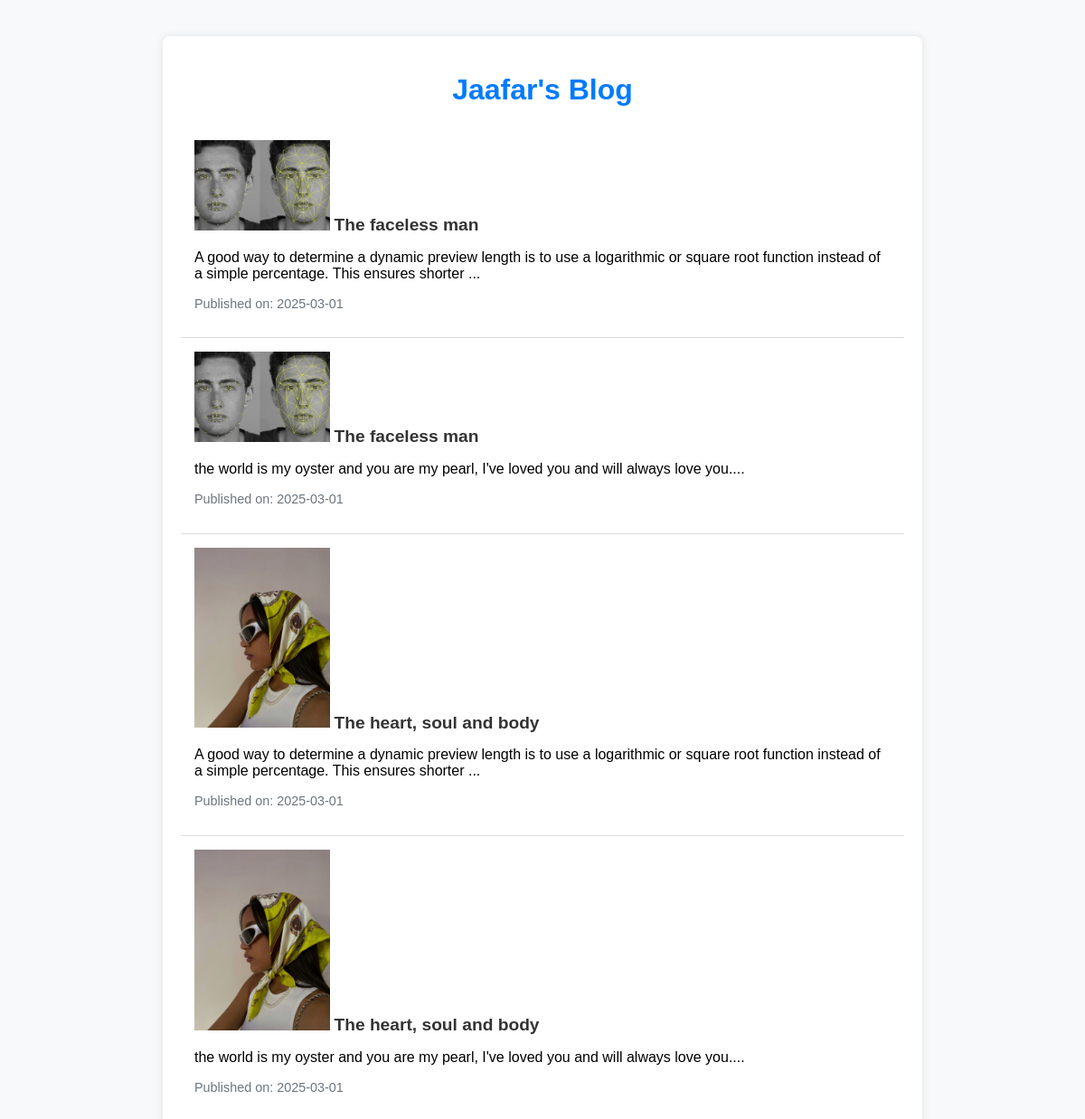
The page / on the database its author committed.
### tables this page shows
CREATE TABLE blog_data (
                id INTEGER PRIMARY KEY AUTOINCREMENT,
                blog_title TEXT,
                blog_details TEXT,
                blog_date TEXT,
                blog_id TEXT,
                blog_thumbnail TEXT
            );

### app.py (the view)
@app.route('/')
def hello():
    with sqlite3.connect(DB_PATH) as conn:
        blogs = conn.execute(
        """
            SELECT * FROM blog_data ORDER BY id DESC
        """).fetchall()
        blog_details = conn.execute(
        """
            SELECT blog_details FROM blog_data ORDER BY id DESC
        """).fetchall()
        def cut(content):
            lis = []
            for i in content:
                a = i[0]
                l = math.ceil(30 + math.log(len(a)) * 20)
                a = a[0:l] + "..."
                lis.append(a)
            return lis
        content = cut(blog_details)
    return render_template('bloglist.html', blogs=blogs, name=name, content=content)

### templates/bloglist.html (shortened to what this page needs)
<!DOCTYPE html>
<html lang="en">
  <head>
  </head>
  <body>
    <div class="container">
      {% if name %}
      <h1>{{name}}'s Blog</h1>
      {% else %}
      <h1>My Blog</h1>
      {% endif %} {% if blogs %}
      <ul class="blog-list">
        {% for blog in blogs %} {% for content in content %}
        <li class="blog-item">
          <img
            src="{{ url_for('static', filename='uploads/' + blog[5]) }}"
            width="150"
            alt="Blog Thumbnail"
          />
          <a
            href="{{ url_for('view_blog', blog_id=blog[4]) }}"
            class="blog-title"
            >{{ blog[1] }}</a
          >
          <p>{{content}}</p>
          <p class="blog-date">Published on: {{ blog[3] }}</p>
        </li>
        {% endfor %} {% endfor %}
      </ul>
      {% else %} {% if name %}
      <p>{{name}} hasn't made any blog posts yet.</p>
      {% else %}
      <p>You haven't made any blog posts yet!</p>
      {% endif %} {% endif %}
    </div>
  </body>
</html>

### templates/bloglist.html (style rules this page uses)
body { font-family: Arial, sans-serif; background-color: #f8f9fa; margin: 40px; }
.container { max-width: 800px; margin: auto; padding: 20px; background: white; border-radius: 8px; box-shadow: 0 0 10px rgba(0, 0, 0, 0.1); }
h1 { color: #007bff; text-align: center; }
.blog-list { list-style: none; padding: 0; }
.blog-item { padding: 15px; border-bottom: 1px solid #ddd; }
.blog-item:last-child { border-bottom: none; }
.blog-title { font-size: 1.2rem; color: #333; text-decoration: none; font-weight: bold; }
.blog-date { color: #6c757d; font-size: 0.9em; }

### rows shown on the page
blog_data: blog_thumbnail (picture), blog_title "The faceless man" "The faceless man", content "A good way to determine a dynamic preview length is to use a logarithmic or square root function instead of a simple percentage. This ensures shorter ..." "the world is my oyster and you are my pearl, I've loved you and will always love you....", blog_date "2025-03-01" "2025-03-01"
blog_data: blog_thumbnail (picture), blog_title "The heart, soul and body" "The heart, soul and body", content "A good way to determine a dynamic preview length is to use a logarithmic or square root function instead of a simple percentage. This ensures shorter ..." "the world is my oyster and you are my pearl, I've loved you and will always love you....", blog_date "2025-03-01" "2025-03-01"

### other values the page prints
{{ name }} "Jaafar"
